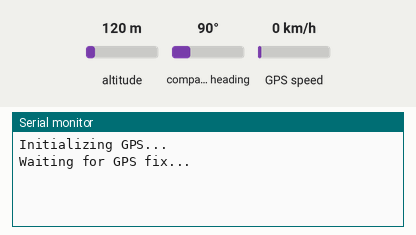
Simulated run of this sketch. Board: ESP32. Shown: the last lines printed to the serial monitor. Inputs (shaded band) come from the test bench; at power-on: altitude 120 m, GPS speed 0 km/h, compass heading 90°. The GPS gets a fix after 3 s at 37.7749, -122.4194 with 8 satellites.

Above: at 1.2 s.
1.3 s: altitude set to 20 m
At 3.5 s:
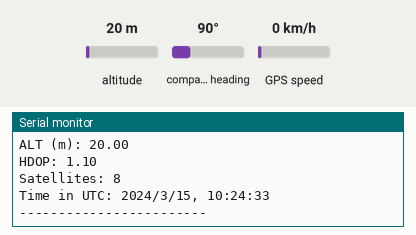
4.5 s: GPS speed set to 2 km/h
At 5.8 s:
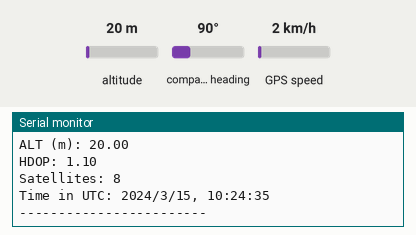
6.0 s: altitude set to 250 m
At 6.8 s:
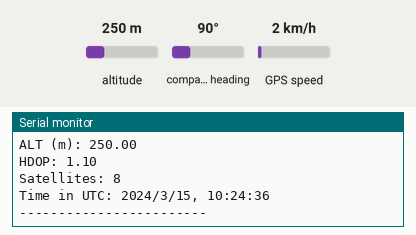
Timing chart, 0 to 9.0 s (numbered marks = the images above; inputs shaded):
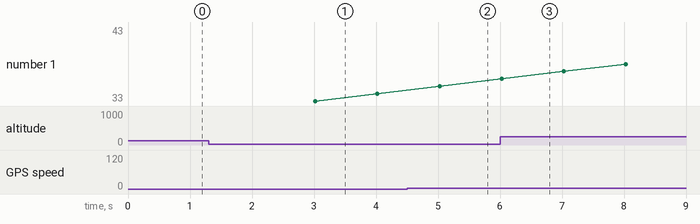

The sketch:

neom8n.ino
```cpp
#include <TinyGPS++.h>
#include <HardwareSerial.h>

// GPS object
TinyGPSPlus gps;

// Create a hardware serial port on pins 17 (TX) and 18 (RX)
HardwareSerial gpsSerial(1);

// Pins
#define RXPin 18  //sirius rx 18
#define TXPin 17  //sirius tx 17

void setup() {
  Serial.begin(115200);
  gpsSerial.begin(9600, SERIAL_8N1, RXPin, TXPin);  // GPS module baud rate and pins

  Serial.println("Initializing GPS...");
}

unsigned long lastDisplay = 0;

void loop() {
  // Consume all incoming GPS characters quickly
  while (gpsSerial.available()) {
    gps.encode(gpsSerial.read());
  }

  // Print data once per second
  if (millis() - lastDisplay > 1000) {
    lastDisplay = millis();

    if (gps.location.isValid()) {
      Serial.println("------- GPS Data -------");
      Serial.print("LAT: "); Serial.println(gps.location.lat(), 6);
      Serial.print("LONG: "); Serial.println(gps.location.lng(), 6);
      Serial.print("SPEED (km/h): "); Serial.println(gps.speed.kmph());
      Serial.print("ALT (m): "); Serial.println(gps.altitude.meters());
      Serial.print("HDOP: "); Serial.println(gps.hdop.hdop());
      Serial.print("Satellites: "); Serial.println(gps.satellites.value());
      Serial.print("Time in UTC: ");
      Serial.print(gps.date.year()); Serial.print("/");
      Serial.print(gps.date.month()); Serial.print("/");
      Serial.print(gps.date.day()); Serial.print(", ");
      Serial.print(gps.time.hour()); Serial.print(":");
      Serial.print(gps.time.minute()); Serial.print(":");
      Serial.println(gps.time.second());
      Serial.println("------------------------");
    } else {
      Serial.println("Waiting for GPS fix...");
    }
  }
}
```

Measured:
- after the input at 1.3 s, the serial monitor: prints a new line after 1.7 s (image 1)
- after the input at 4.5 s, the serial monitor: prints a new line after 0.52 s (image 2)
- after the input at 6.0 s, the serial monitor: prints a new line at once (image 3)
